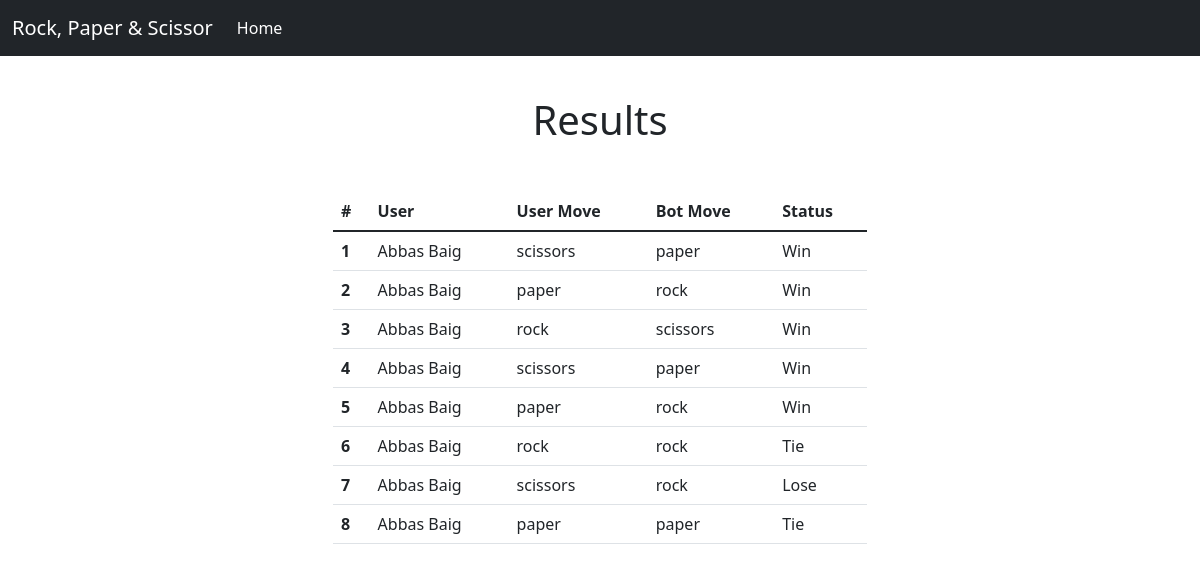
Page /result/ on the committed database.
### spsapp/models.py (models this page shows, shortened)
class Result(models.Model):
    player = models.ForeignKey("Player", on_delete=models.CASCADE, related_name='score')
    bot_move = models.CharField(max_length=50, blank=True)
    user_move = models.CharField(max_length=50, blank=True)
    status = models.CharField(max_length=50, blank=True)

class Player(models.Model):
    name = models.CharField(max_length=50)
    user = models.OneToOneField(User, on_delete=models.CASCADE, related_name='player')

### spsapp/views.py (the view)
# urls.py: path('result/', views.result, name='result'),
def result(request):
    res = Result.objects.all().order_by('-id')
    context = {'res':res}
    return render(request, 'result.html', context)

### spsapp/templates/result.html
{% extends 'base.html' %}
{% load static %}
{% block body %}
<main class="container">
  <div class="col-lg-12">
    <section class="py-5 text-center container">
      <div class="row py-lg-5">
        <div class="col-lg-6 col-md-8 mx-auto">
          <h1 class="fw-light">Results</h1>
          {% if res %}
          <table class="table table-hover mt-5">
            <thead>
              <tr>
                <th scope="col">#</th>
                <th scope="col">User</th>
                <th scope="col">User Move</th>
                <th scope="col">Bot Move</th>
                <th scope="col">Status</th>
              </tr>
            </thead>
            <tbody>
                {% for i in res %}
              <tr>
                <th scope="row">{{forloop.counter}}</th>
                <td>{{i.player.name}}</td>
                <td>{{i.user_move}}</td>
                <td>{{i.bot_move}}</td>
                <td>{{i.status}}</td>
              </tr>
              {% endfor %}
            </tbody>
          </table>
          {% else %}
          <h4 class="fw-light">There's no result, please start a game</h4>
          {% endif %}
        </div>
      </div>
    </section>
  </div>
</main>
{% endblock body %}

### spsapp/templates/base.html (shortened to what this page needs)
{% load static %}
<html lang="en">
    <head>
    <link href="https://cdn.jsdelivr.net/npm/bootstrap@5.1.3/dist/css/bootstrap.min.css" rel="stylesheet">
  </head>
  <body data-new-gr-c-s-check-loaded="14.1043.0" data-gr-ext-installed="" cz-shortcut-listen="true">
    <nav class="navbar navbar-expand-md navbar-dark fixed-top bg-dark">
        <div class="container-fluid">
          <a class="navbar-brand" href="{% url 'home' %}">Rock, Paper & Scissor</a>
          <div class="collapse navbar-collapse" id="navbarCollapse">
            <ul class="navbar-nav me-auto mb-2 mb-md-0">
              <li class="nav-item">
                <a class="nav-link active" aria-current="page" href="{% url 'home' %}">Home</a>
              </li>
            </ul>
          </div>
        </div>
      </nav>
    {% block body %}
    {% endblock body %}
</body>

### rows in the picture
Result: player.name "Abbas Baig", user_move "scissors", bot_move "paper", status "Win"
Result: player.name "Abbas Baig", user_move "paper", bot_move "rock", status "Win"
Result: player.name "Abbas Baig", user_move "rock", bot_move "scissors", status "Win"
Result: player.name "Abbas Baig", user_move "scissors", bot_move "paper", status "Win"
Result: player.name "Abbas Baig", user_move "paper", bot_move "rock", status "Win"
Result: player.name "Abbas Baig", user_move "rock", bot_move "rock", status "Tie"
Result: player.name "Abbas Baig", user_move "scissors", bot_move "rock", status "Lose"
Result: player.name "Abbas Baig", user_move "paper", bot_move "paper", status "Tie"
